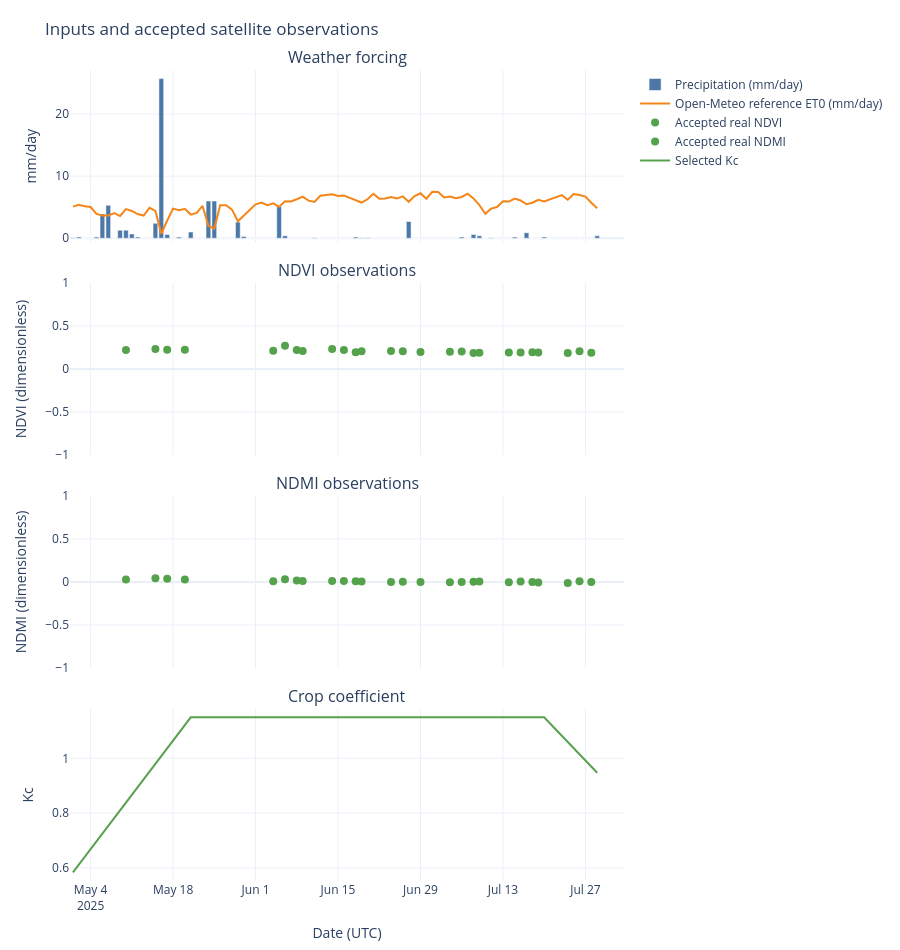
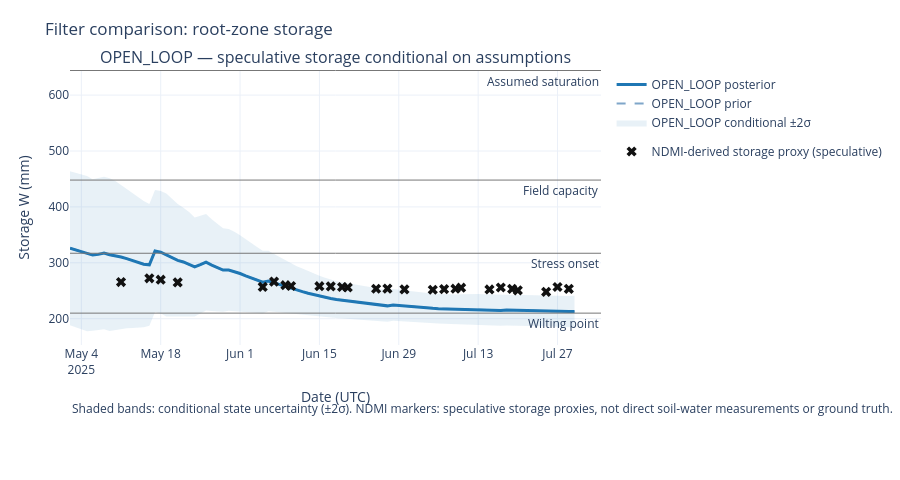
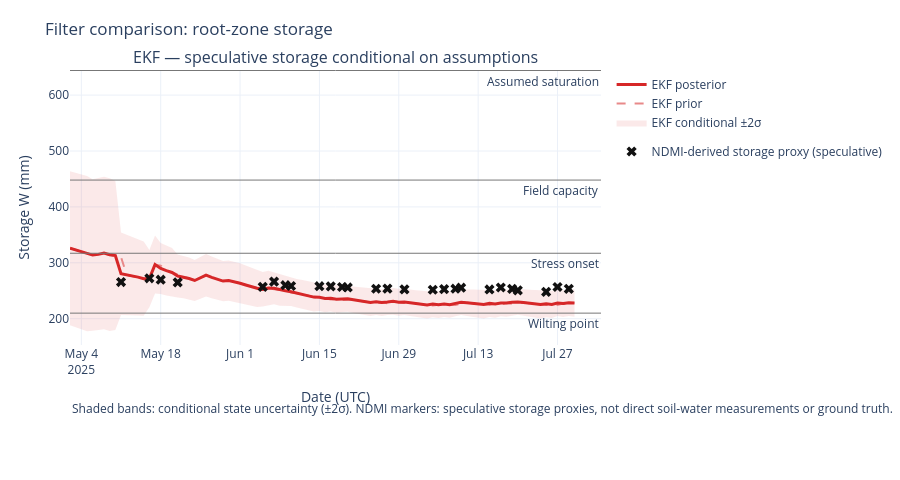
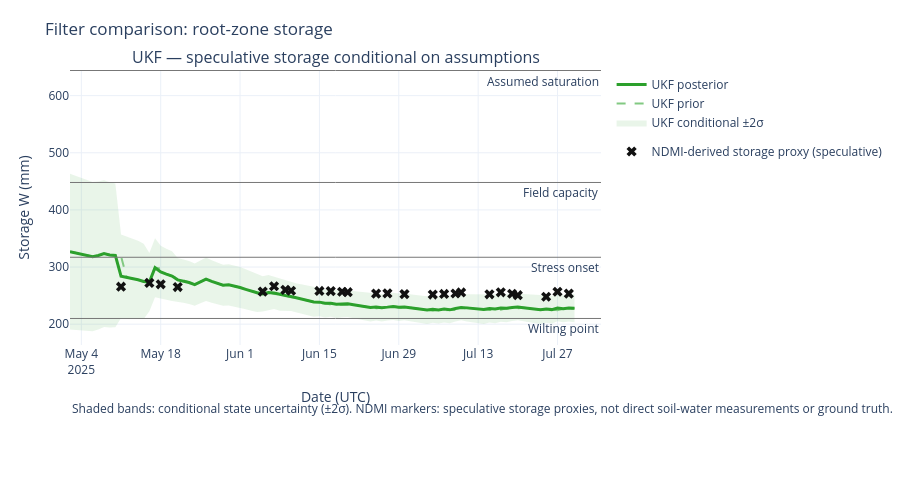

Notebook code for these charts, in order:
### Markdown cell above
## Genuine-input comparison and observation gaps

Weather, calendar, NDVI policy and proxy map are identical for all algorithms. In calendar mode
NDVI is context only. In NDVI mode the last valid past image can drive Kc for 15 days before calendar
fallback. Holding a forcing value never creates a fresh observation. No irrigation recommendation
is fed back into the model.

The current weather-only comparison exercises propagation. It cannot evaluate assimilation or
establish an algorithm ranking. After a genuine satellite cache is captured, these same cells display
the actual sparse indices, heuristic proxies and pre-correction innovations automatically.

These Plotly figures support wheel zoom, drag-to-zoom, pan, reset with double-click, and legend
clicks to hide or show traces. Open-loop, EKF and UKF are shown in separate widgets and saved as
`outputs/open_loop-state.html`, `outputs/ekf-state.html` and `outputs/ukf-state.html`, with Plotly
embedded locally for offline viewing.

### Code cell
plotting.inputs(weather,satellite,results['ekf']).show(config=plotting.PLOTLY_CONFIG)
state_figures = plotting.state_figures(results, p)
for filter_name, figure in state_figures.items():
    figure.show(config=plotting.PLOTLY_CONFIG)
    plotting.export_html(figure, ROOT / f'outputs/{filter_name}-state.html')
for figure in plotting.innovation_figures(results).values():
    figure.show(config=plotting.PLOTLY_CONFIG)
display(diagnostics(results))
for result in results.values():
    assert len(result) == len(weather)
    assert result['irrigation_mm'].eq(0).all()
    assert result['balance_error_mm'].abs().max() < 1e-8
    assert np.isfinite(result['P_posterior_mm2']).all()
    assert result['P_posterior_mm2'].ge(0).all()
